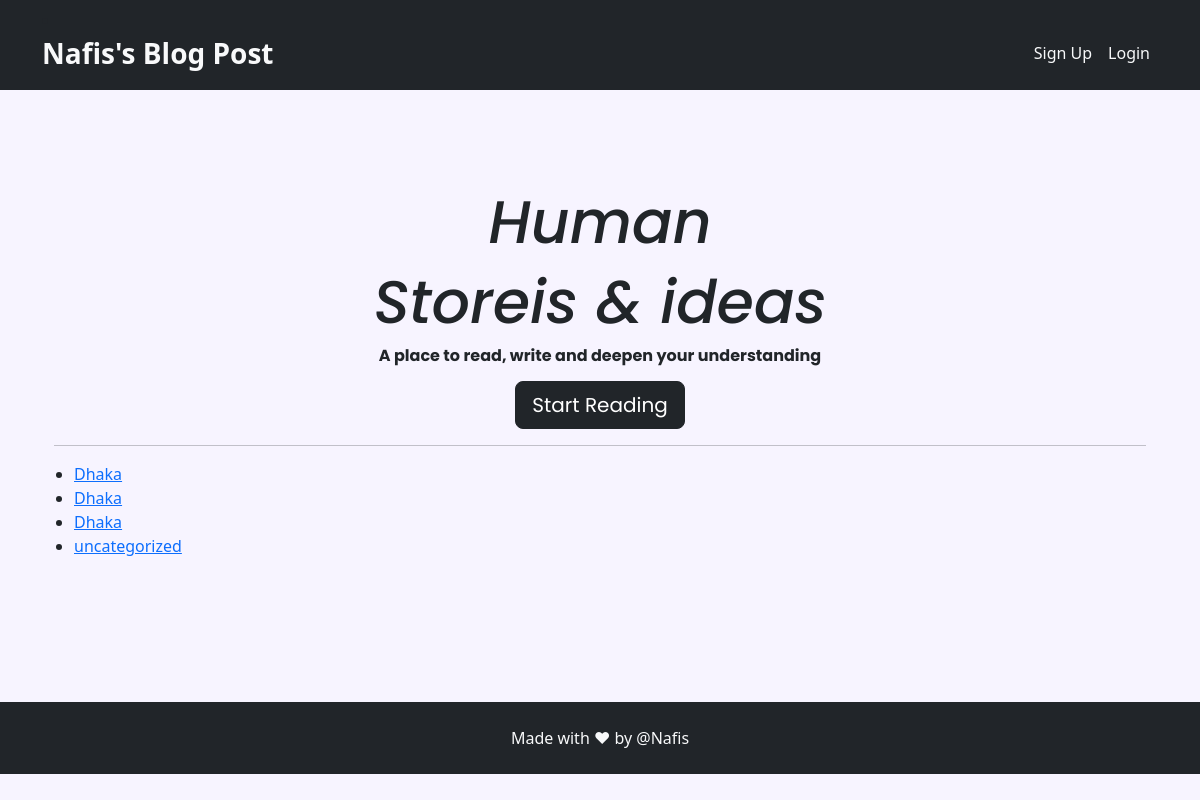
Page /blog/categories/ on the earlier database version.
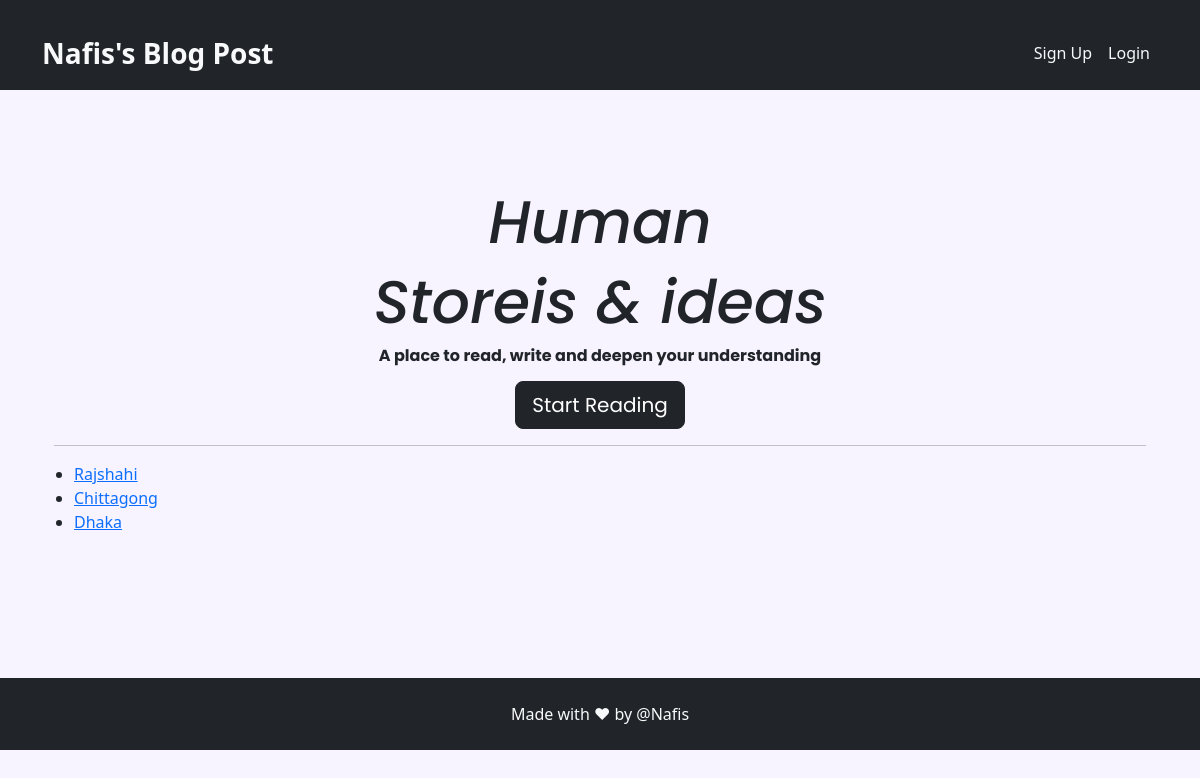
Same page on the later database version.
### App_Blog/models.py (models this page shows, shortened)
class Blog(models.Model):
    author = models.ForeignKey(User, on_delete=models.CASCADE, related_name='post_author')
    blog_title = models.CharField(max_length = 264, verbose_name = 'Put a Title')
    slug = models.CharField(max_length = 264, unique = True)
    category = models.CharField(max_length = 255, choices=CATEGORY_CHOICES, default='uncategorized')
    blog_content = models.TextField(verbose_name='What is on your mind?')
    blog_image = models.ImageField(upload_to='blog_images', verbose_name='Image')
    publish_date = models.DateTimeField(auto_now_add = True)
    update_date = models.DateTimeField(auto_now = True)
    class Meta:
        ordering = ['-publish_date']

### App_Blog/views.py (the view)
# urls.py: path('categories/', views.CategoryList.as_view(), name='categories'),
class CategoryList(ListView):
    model = Blog
    template_name = 'App_Blog/category_list.html'
    context_object_name = 'blogs'

### templates/App_Blog/category_list.html (shortened to what this page needs)
{% extends "base.html" %}
{% block body_block %}
<ul>
    {% for blog in blogs %}
        <li><a href="{% url 'App_Blog:category_posts' category=blog.category %}">{{ blog.category }}</a></li>
    {% endfor %}
</ul>
{% endblock  %}

Differences in the rows shown:
removed Blog: category "Dhaka"
removed Blog: category "Dhaka"
removed Blog: category "uncategorized"
added Blog: category "Rajshahi"
added Blog: category "Chittagong"
